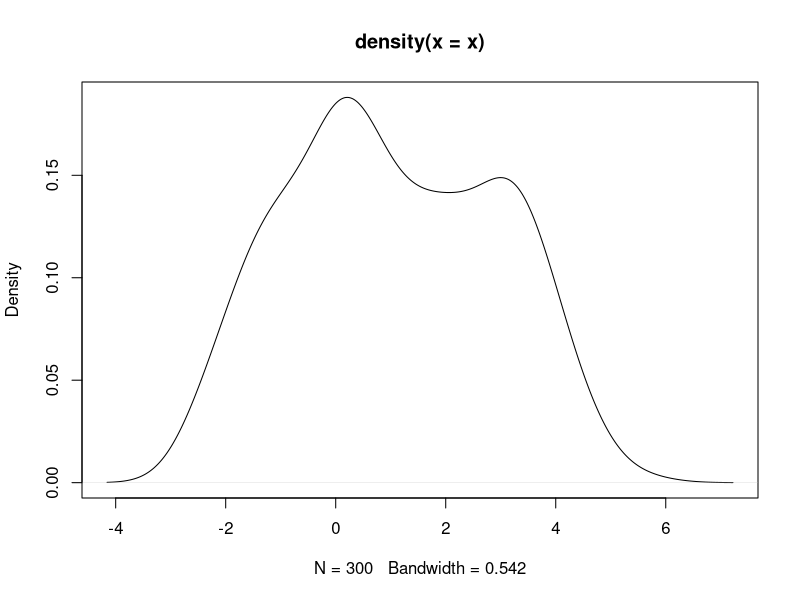
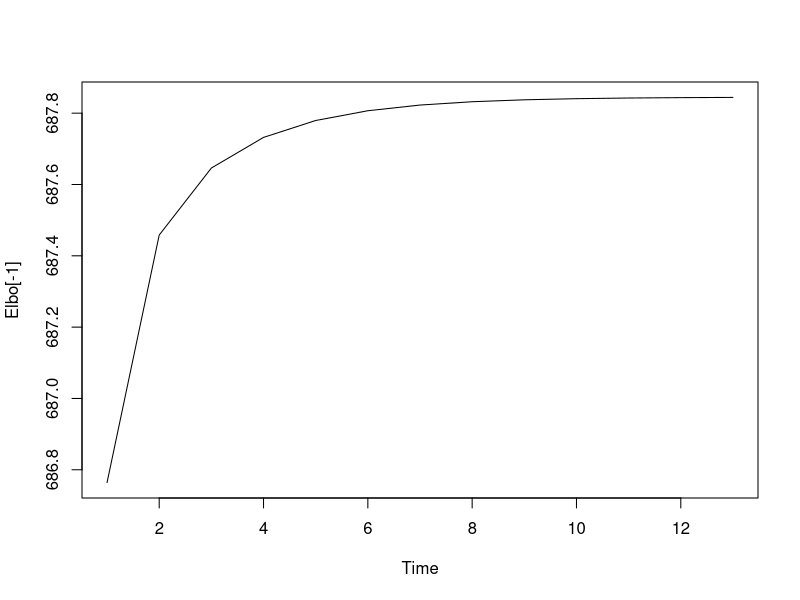

The R script that drew these images, in order:
## Practical exercise 1: Gaussian Mixture model 
rm(list=ls())

# Generate data
set.seed(231171)
K = 3
mu = c(-1,1,3)
sig.mu = 1
tau.mu = 1/sig.mu^2
sig2 = c(1,1,1) 
n1 = 100 # For simplicity, 100 observations from each component
n = K*n1
x = rep(NA,n)
eps = 0.001
for(k in 1:K){
  x[(k-1)*n1+1:n1] = rnorm(n1,mu[k],sqrt(sig2[k]))
}
# Look at density
plot(density(x))

# Find mean-field estimates using CAVI
phi = matrix(1/K,nrow=n,ncol=K); m = mu; s2 = rep(1,K); more = TRUE
Elbo = 0
while(more){
  for(i in 1:n){
    phi[i,] = exp(m*x[i]-0.5*s2-0.5*m^2)
    phi[i,] = phi[i,]/sum(phi[i,])
  }
  for(k in 1:K){
    m[k] = sum(phi[,k]*x)/(tau.mu+sum(phi[,k]))
    s2[k] = 1/(tau.mu+sum(phi[,k]))
  }
  elbo = -0.5*tau.mu*sum(s2+m^2)-sum(rowSums(phi*log(phi)))+0.5*sum(log(s2))
  for(k in 1:K){
    elbo = elbo + sum(phi[,k]*(x*m[k]-0.5*s2[k]-0.5*m[k]^2))
  }
  more = abs(tail(Elbo,n=1)-elbo)>eps
  Elbo = c(Elbo,elbo)
}

# Final parameter estimates
phi[nrow(phi),]

# Look at convergence of ELBO
plot.ts(Elbo[-1])



